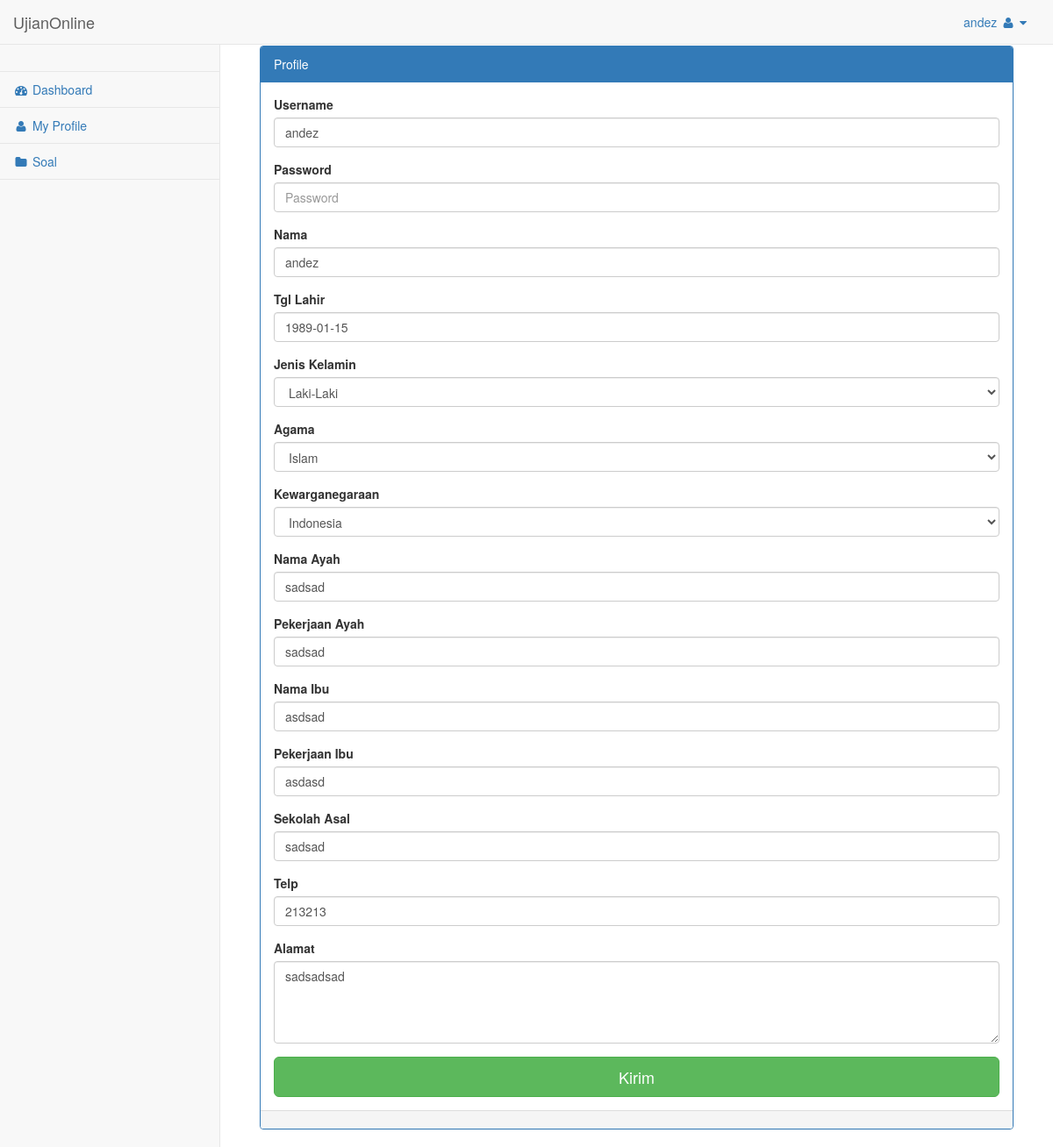
The page /media.php?hal=profiluser (signed in) on the database its author committed.
### tables this page shows
CREATE TABLE `tbl_user` (
  `id_user` int(11) NOT NULL,
  `username` varchar(40) NOT NULL,
  `password` varchar(100) NOT NULL,
  `nama` text NOT NULL,
  `tgl_lahir` varchar(30) NOT NULL,
  `jk` varchar(20) NOT NULL,
  `agama` varchar(40) NOT NULL,
  `kwgn` varchar(40) NOT NULL,
  `nama_ayah` varchar(40) NOT NULL,
  `nama_ibu` varchar(40) NOT NULL,
  `pekerjaan_ayah` varchar(40) NOT NULL,
  `pekerjaan_ibu` varchar(40) NOT NULL,
  `sekolah_asal` varchar(50) NOT NULL,
  `telp` varchar(13) NOT NULL,
  `alamat` text NOT NULL,
  `statusaktif` enum('Y','N') NOT NULL DEFAULT 'Y'
);

### profileuser.php (the view, shortened to what this page needs)
  <div id="page-wrapper">
            <div class="container-fluid">
                <div class="row">
                    <div class="col-lg-12">
                    </div>
                </div>
                <div class="row">
                    <div class="col-lg-12">
                    <div class="panel panel-primary">
                        <div class="panel-heading">
                           Profile
                        </div>
                        <div class="panel-body">
<?php
	include "config/koneksi.php";
	$qry=mysqli_query($con,"SELECT * FROM tbl_user WHERE id_user='$_SESSION[iduser]'");
	$t=mysqli_fetch_array($qry);
?>
<form name="form1" method="post" action="">
  <div class="form-group">
                                    <label>Username</label>
                                    <input type="text" class="form-control" id="username" name="username" placeholder="Username" value="<?php echo $t['username'] ?>">
                                </div>
                                <div class="form-group">
                                    <label>Password</label>
                                    <input type="password" id="password" name="password" class="form-control" placeholder="Password">
                                </div>
                                <div class="form-group">
                                    <label>Nama</label>
                                    <input type="text" class="form-control" id="nama" name="nama" placeholder="Nama" value="<?php echo $t['nama'] ?>">
                                </div>
                                <div class="form-group">
                                    <label>Tgl Lahir</label>
                                    <input type="text" class="form-control" id="tgl_lahir" name="tgl_lahir" placeholder="YYYY-MM-DD" value="<?php echo $t['tgl_lahir'] ?>">
                                </div>
                                <div class="form-group">
                                    <label>Jenis Kelamin</label>
                                    <select name="jk" id="jk" class="form-control">
                                      <option value="Laki-Laki">Laki-Laki</option>
                                    </select>
                                </div>
                                <div class="form-group">
                                    <label>Agama</label>
                                    <select name="agama" id="agama" class="form-control" >
                                      <option value="Islam">Islam</option>
                                    </select>
                                </div>
                                <div class="form-group">
                                    <label>Kewarganegaraan</label>
                                    <select name="kwgn" id="kwgn" class="form-control" >
                                      <option value="Indoensia">Indonesia</option>
                                    </select>
                                </div>
                                <div class="form-group">
                                    <label>Nama Ayah</label>
                                    <input type="text" class="form-control" id="nama_ayah" name="nama_ayah" placeholder="Nama Ayah" value="<?php echo $t['nama_ayah'] ?>">
                                </div>
                                <div class="form-group">
                                    <label>Pekerjaan Ayah</label>
                                    <input type="text" class="form-control" id="pekerjaan_ayah" name="pekerjaan_ayah" placeholder="Pekerjaan Ayah" value="<?php echo $t['pekerjaan_ayah'] ?>">
                                </div>
                                <div class="form-group">
                                    <label>Nama Ibu</label>
                                    <input type="text" class="form-control" id="nama_ibu" name="nama_ibu" placeholder="Nama Ibu" value="<?php echo $t['nama_ibu'] ?>">
                                </div>
                                <div class="form-group">
                                    <label>Pekerjaan Ibu</label>
                                    <input type="text" class="form-control" id="pekerjaan_ibu" name="pekerjaan_ibu" placeholder="Pekerjaan Ibu" value="<?php echo $t['pekerjaan_ibu'] ?>">
                                </div>
                                <div class="form-group">
                                    <label>Sekolah Asal</label>
                                    <input type="text" class="form-control" id="sekolah_asal" name="sekolah_asal" placeholder="Sekolah asal" value="<?php echo $t['sekolah_asal'] ?>">
                                </div>
                                <div class="form-group">
                                    <label>Telp</label>
                                    <input type="text" class="form-control" id="telp" name="telp" placeholder="Telpon" value="<?php echo $t['telp'] ?>">
                                </div>
                                <div class="form-group">
                                    <label>Alamat</label>
                                    <textarea name="alamat" class="form-control" cols="30" rows="4" id="alamat"><?php echo $t['alamat'] ?></textarea>
                                </div>
                                <input type="submit"  class="btn btn-lg btn-success btn-block" name="submit" value="Kirim">
</form>
 </div>
                        <div class="panel-footer">
                        </div>
                    </div>
                    </div>
                </div>
            </div>
        </div>

### rows shown on the page
tbl_user: username "andez", nama "andez", tgl_lahir "1989-01-15", nama_ayah "sadsad", pekerjaan_ayah "sadsad", nama_ibu "asdsad", pekerjaan_ibu "asdasd", sekolah_asal "sadsad", telp "213213", alamat "sadsadsad"

### other values the page prints
$_SESSION[username] "andez"
